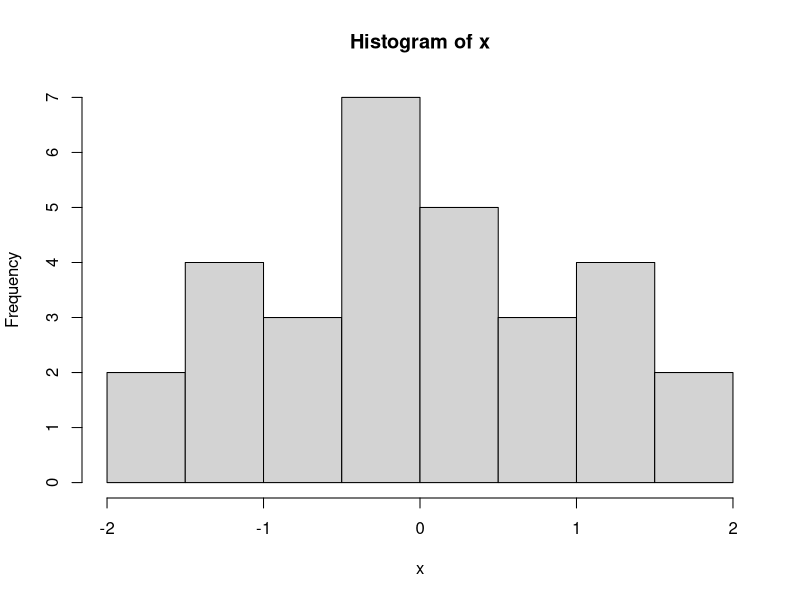

The R source for this figure:
## ---- chunk 1
(x <- rnorm(30))
## ---- chunk 2
hist(x)
